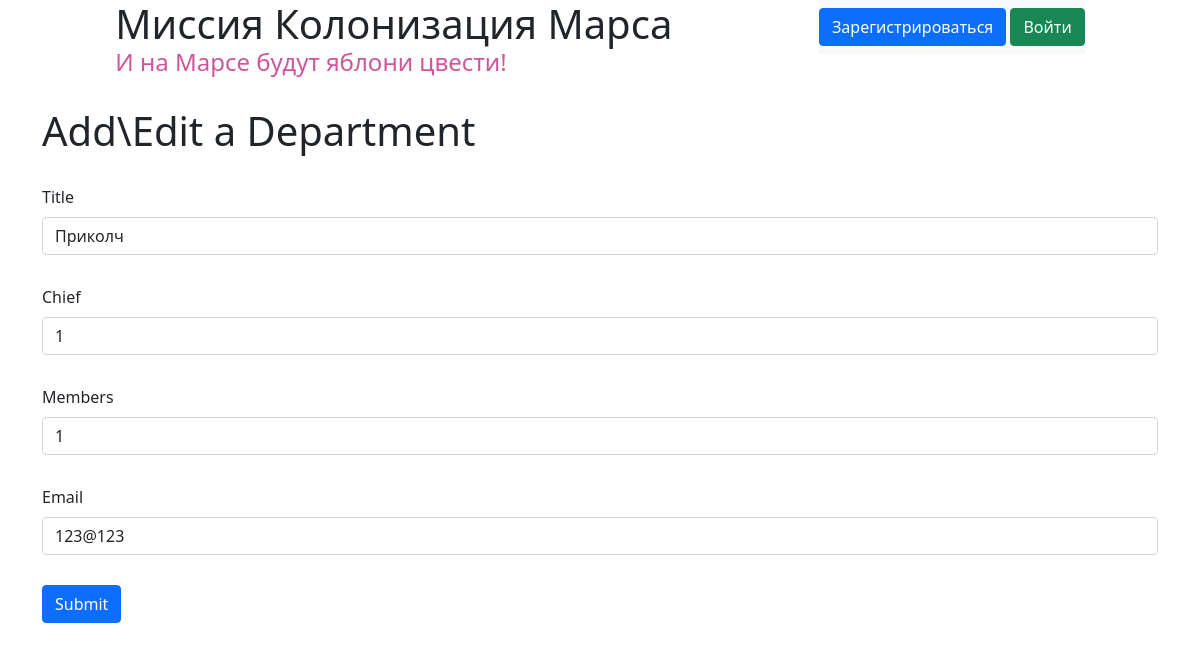
/department/1, run on an earlier commit of the app's database.
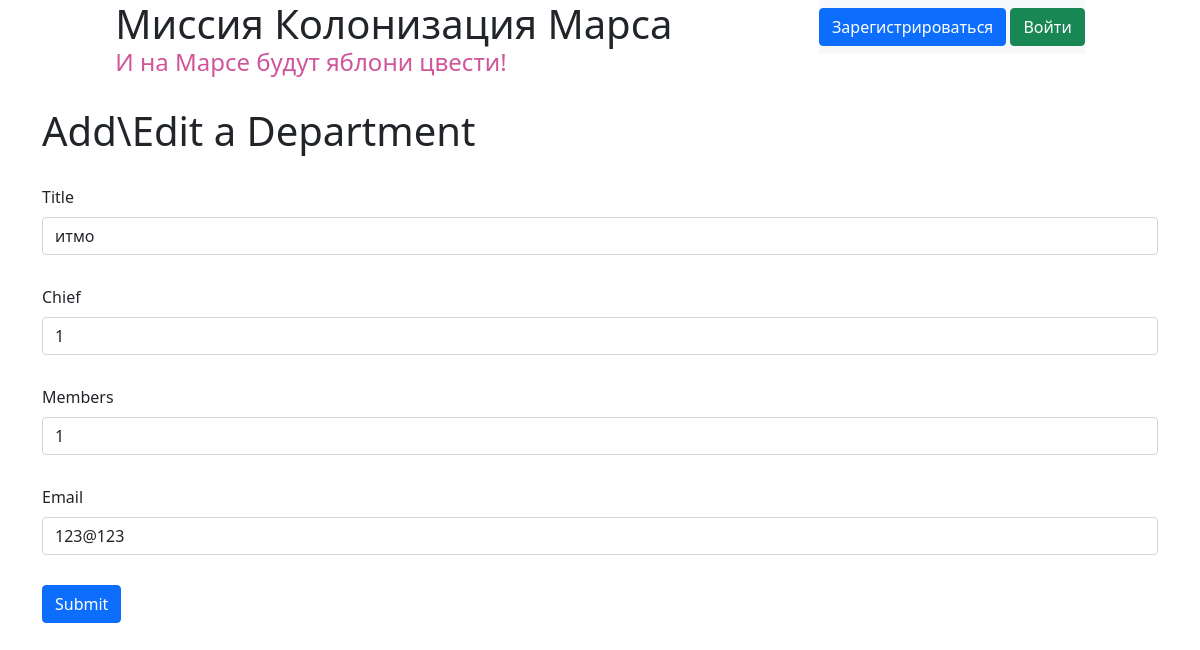
And on a later commit of the database.
### data/departments.py (models this page shows)
class Departments(SqlAlchemyBase):
    __tablename__ = 'departments'
    id = sqlalchemy.Column(sqlalchemy.Integer, primary_key=True, autoincrement=True)
    title = sqlalchemy.Column(sqlalchemy.String, nullable=True)
    chief = sqlalchemy.Column(sqlalchemy.Integer, sqlalchemy.ForeignKey("users.id"), nullable=True)
    user = orm.relation('User')
    members = sqlalchemy.Column(sqlalchemy.String, nullable=True)
    email = sqlalchemy.Column(sqlalchemy.String, nullable=True)

### main.py (the view, shortened to what this page needs)
@app.route("/department/<department_id>", methods=['GET', 'POST'])
def department(department_id):
    url_style = url_for('static', filename='css/style.css')
    form = DepartmentForm()
    if request.method == "GET":
        db_sess = db_session.create_session()
        dep = db_sess.query(Departments).filter(Departments.id == department_id).first()
        if dep:
            form.title.data = dep.title
            form.chief.data = dep.chief
            form.members.data = dep.members
            form.email.data = dep.email
        else:
            abort(404)
    return render_template("department.html", url_style=url_style, form=form)

### forms/department.py
class DepartmentForm(FlaskForm):
    title = StringField('Title', validators=[DataRequired()])
    chief = IntegerField('Chief', validators=[DataRequired()])
    members = StringField('Members', validators=[DataRequired()])
    email = StringField('Email', validators=[DataRequired()])
    submit = SubmitField('Submit')

### data/db_session.py (called while the page is built)
def create_session() -> Session:
    global __factory
    return __factory()

### templates/department.html (shortened to what this page needs)
{% extends "base.html" %}
{% block content %}
<div class="container">
    <h1 class="h1-job">Add\Edit a Department</h1>
    <form action="" method="post" novalidate>
        {% for field in form if field.name not in ['csrf_token', 'submit'] %}
            <div class="form-outline form">
                <label class="form-label" for="form12">{{ field.label() }}</label>
                {{ field(class='form-control', id='form1', type='text') }}
            </div>
        {% endfor %}
        {{ form.submit(class='btn btn-primary btn-main form')}}
    </form>
</div>
{% endblock %}

What changed in the data, as far as the page shows it:
changed Departments: title "Приколч" → "итмо"
